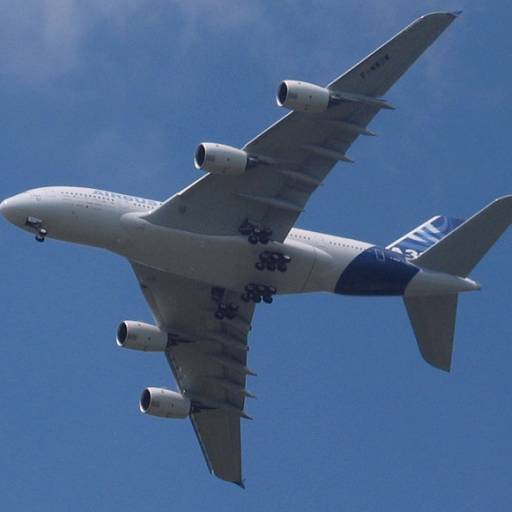
#> input picture content/original_images/img3.bmp, 512 x 512 px, found by its file name; its folder holds 4 pictures in this run
$ jupyter execute --allow-errors Histogram_equalisation_and_matching.ipynb   (shell and % lines are left out)
#> lines starting #> are read from the running program, lines starting #| are printed output that depends on the picture
# Histogram Equilization and Histogram Specification

[cell 1]
import cv2
import matplotlib.pyplot as plt

def load_image(number):
#> called with number = 3
  img = cv2.imread(f"/content/original_images/img{number}.bmp")
#> img is the input picture: shape (512, 512, 3); mean B, G, R 139.6, 100.3, 73.9
  gray = cv2.cvtColor(img, cv2.COLOR_BGR2GRAY)
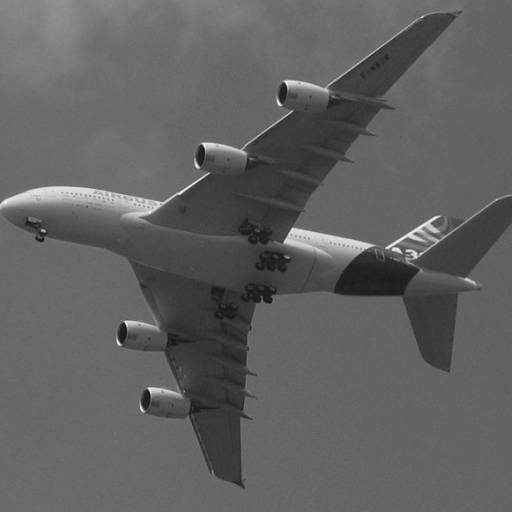
#> gray: shape (512, 512); min 1, max 253, mean 96.9
  return gray

# [5 lines left out: function show_image, not called in this run]

def calculate_hist(gray):
  fig,ax = plt.subplots(1,2,figsize=(15,5))
  ax[0].imshow(gray,cmap="gray")
  ax[0].axis('off')
  ax[0].set_title("Image")

  ax[1].hist(gray.ravel(), bins=32, range=(0.0, 256.0), ec='k') #calculating histogram
  ax[1].set_title("Histogram")
  ax[1].set_xlabel("range")
  plt.show()
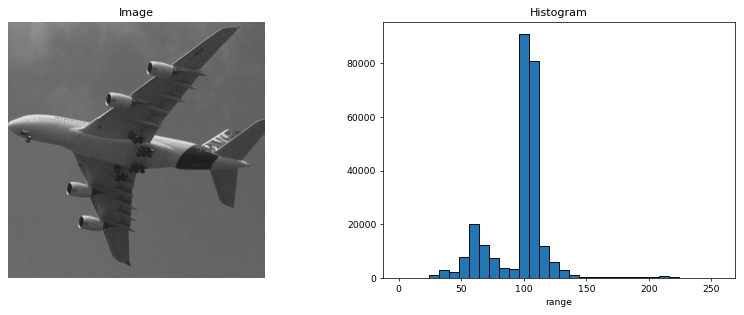
#> figure drawn by matplotlib, 2 panels; panel 2: tallest bar 90774 high, from x = 96 to 104

# [13 lines left out: function compare_matched_hist, not called in this run]

## Histograms
A histogram is a plot that shows the underlying frequency distribution of numerical data.
The data used here is a numerical range and is divided into series of consecutive
and non overlapping intervals. Each interval corresponds to a vertical bar. The area of vertical
bar for an interval is directly proportional to the number count of values from original data
that fell in that interval. If the length of each interval is same then infomation about frequency
can be obtained from the  height of the bar.
An image histogram is a type of histogram that acts as a graphical representation of the tonal
distribution in a digital image. It plots the number of pixels for each tonal value.

### Applications of Histograms
Histograms has wide application in image processing such as improving
brightness of image, contrast of image, equalising an image and thresholding an image.
In field of statistics, we can use it identify most common outcomes, spotting deviation in
the outcomes and identifying symmetry in data.

## Histogram Equalizing

### Histogram Equalizaiton
Histogram equalistaion is an image processing method that involves adjusting
the contrast of an image by using its image histogram. This technique spreads
out the most frequent pixel intensity values. Thus low contrast regions in the
image gain contrast.

#### Some inbuilt examples of histogram equalizing from OpenCV

[cell 2]
gray = load_image(3)
calculate_hist(gray)

[cell 3]
equalized_gray = cv2.equalizeHist(gray)
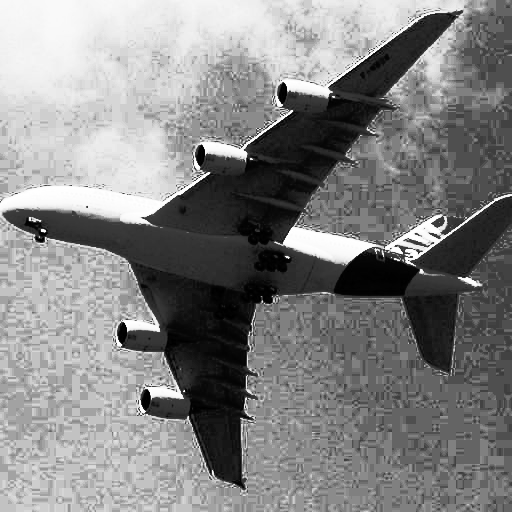
#> equalized_gray: shape (512, 512); min 0, max 255, mean 132.1
calculate_hist(equalized_gray)
#> in calculate_hist (call 2), `plt.show()`:
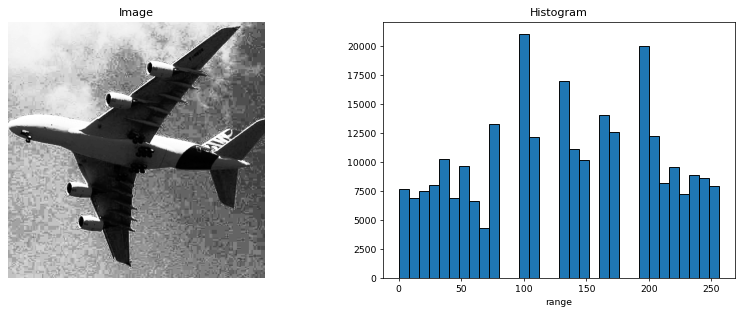
#> figure drawn by matplotlib, 2 panels; panel 2: tallest bar 21035 high, from x = 96 to 104

### My Histogram Equalisation

[cell 4]
import numpy as np
def my_equalizing_histograms(src):
  """
  :param src: input image
  :rtype: image
  :return dest: histogram equalized src image
  """
  dest = None
  l = 256
  hist = np.zeros(l)
  rows,cols = src.shape
#> rows = 512; cols = 512

  for i in range(rows):
    for j in range(cols):
      hist[src[i,j]] += 1
  total_pixels = rows*cols
#> total_pixels = 262144

  cumulative_hist = np.cumsum(hist)
#> cumulative_hist = 256 values from 0 to 262144
  cumulative_hist *= (l-1)/total_pixels
#> cumulative_hist = 256 values from 0 to 255

  dest = cumulative_hist[src]
  return dest

dest = my_equalizing_histograms(gray)

calculate_hist(dest)
#> in calculate_hist (call 3), `plt.show()`:
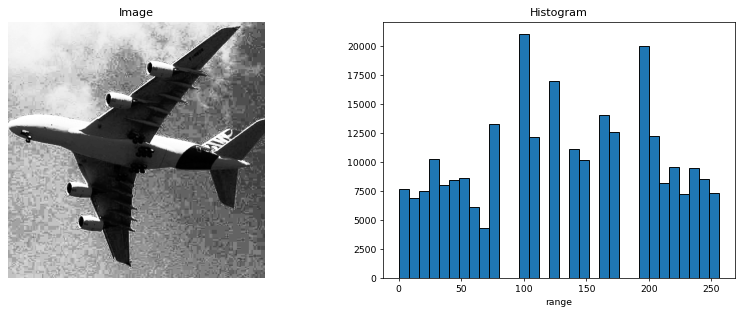
#> figure drawn by matplotlib, 2 panels; panel 2: tallest bar 21035 high, from x = 96 to 104

### Observation and conclusion
Here we can see the bright part of the image has brought the contrast in darkened region of images which is expected

## Histogram Matching

### Histogram Matching
Histgram matching is the proccess of modifying the contrast level of one
image based on the other image. This process involves transformation of original
image histogram based on the second image histogram. The histogram equalisation
as we have done earlier is also kind of histogram matching which involves modifying
the original image histogram similar to normal distribution

### Some inbuilt examples of histogram matching from scikit image

[cell 5]
from skimage import exposure

src = load_image(5)
#> call 2 of load_image, with number = 5
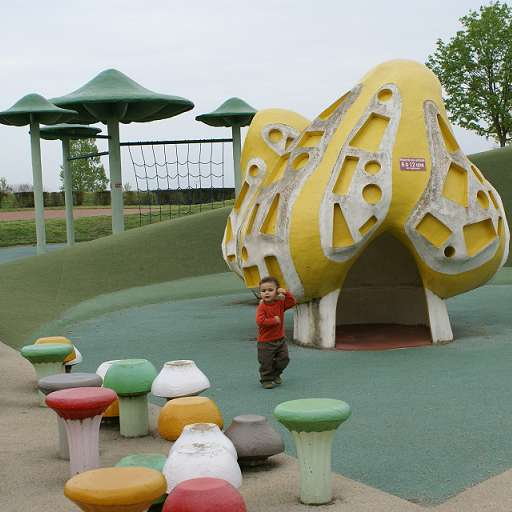
#> input picture content/original_images/img5.bmp, 512 x 512 px, found by its file name
#> in load_image, img is the input picture: shape (512, 512, 3); mean B, G, R 126.5, 146.4, 143.6
#> in load_image (call 2), `gray = cv2.cvtColor(img, cv2.COLOR_BGR2GRAY)`:
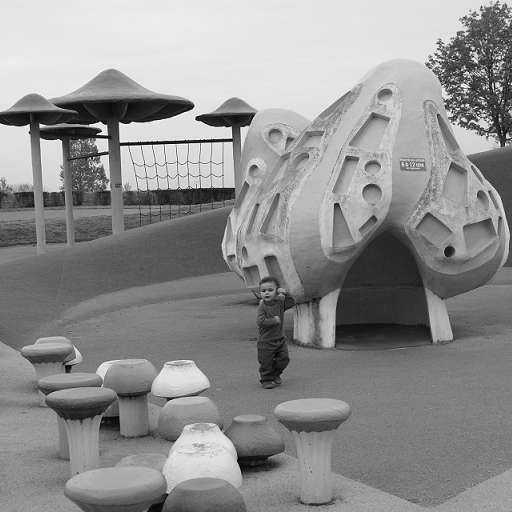
#> gray: shape (512, 512); min 1, max 255, mean 143.3
#> (the rest of this cell did not finish here and is left out)

matched_src = exposure.match_histograms(src,dst)

compare_matched_hist(src,dst,matched_src)

### My Histogram Matching

[cell 6]
# [40 lines left out: function my_matching_histograms, not called in this run]

### Observation and comparisons
Here we can see that the contrast of the destination image is showing up in the source image after matching is performed

[cell 7]
src = load_image(5)
#> (the rest of this cell did not finish here and is left out)

### Checking optimization

#> (a cell that did not finish here is left out)

[cell 9]

my_equalizing_histograms(src)
#> in my_equalizing_histograms (call 2), `dest = cumulative_hist[src]`:
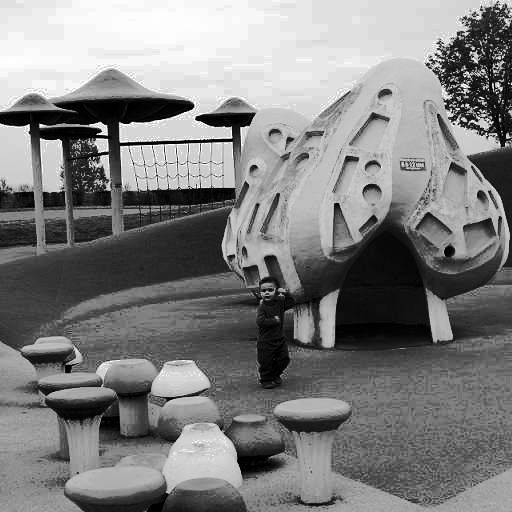
#> dest: shape (512, 512) float64; min 0.0117, max 255, mean 128.6
